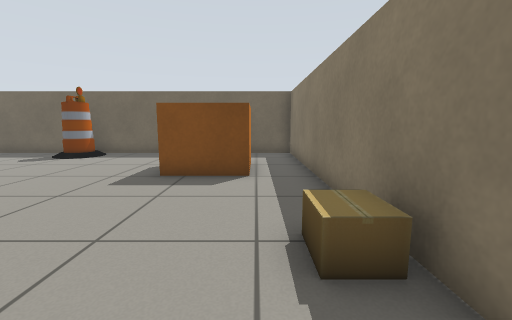
[1] (above)

16 first-person views from a walk through a Gazebo world. The camera is 0.72 m above the floor, tilts 8° down and sees 90° across. Floor lines are 1 m apart. The floor is counted in squares, 0.5 m on a side. Each view is taken from the middle of a square. On the plan, view 1 faces up. The plan holds only what a view shows up to about 13 squares ahead; the rest is blank.

[2]
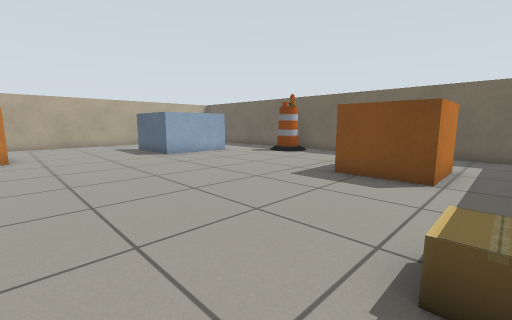

[3]
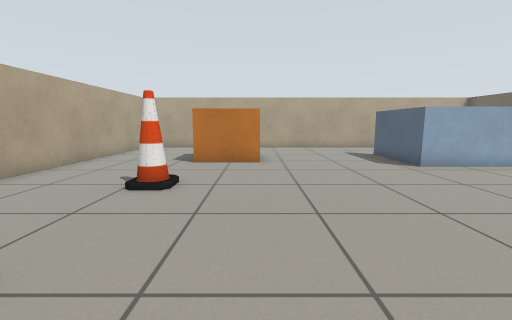

[4]
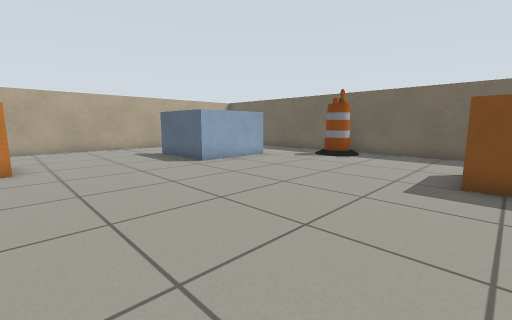

[5]
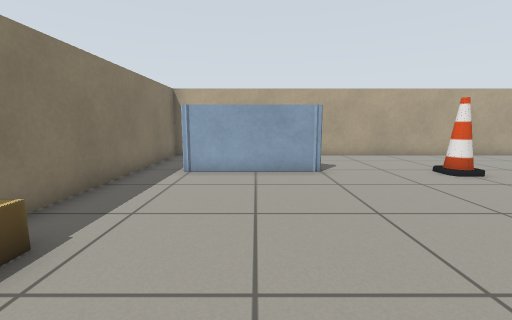

[6]
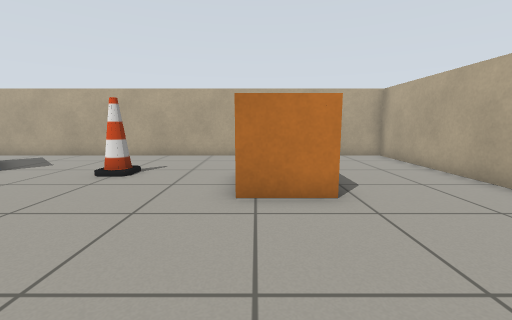

[7]
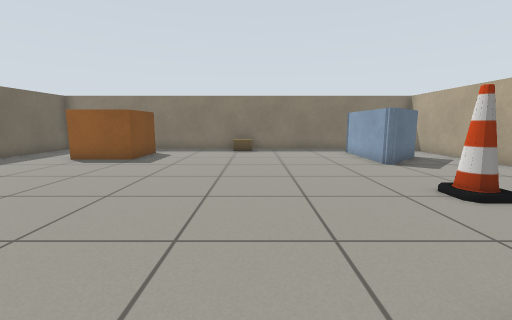

[8]
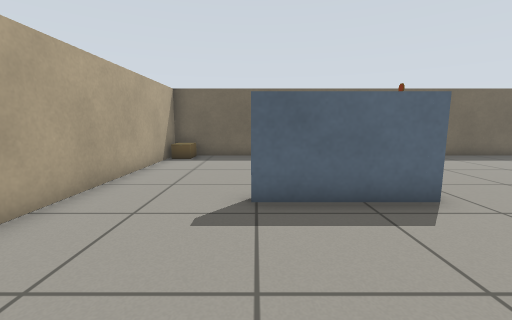

[9]
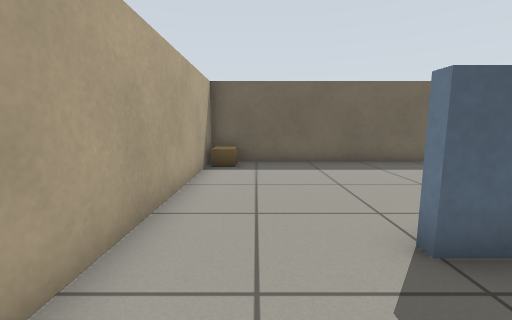

[10]
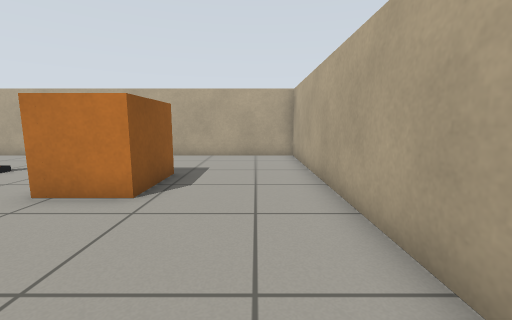

[11]
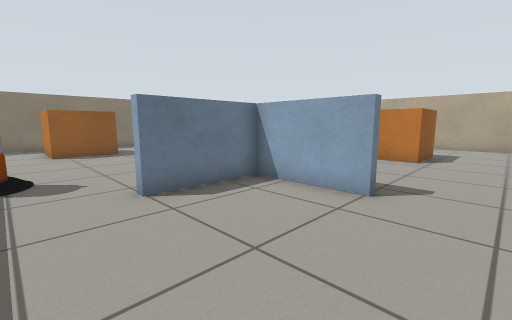

[12]
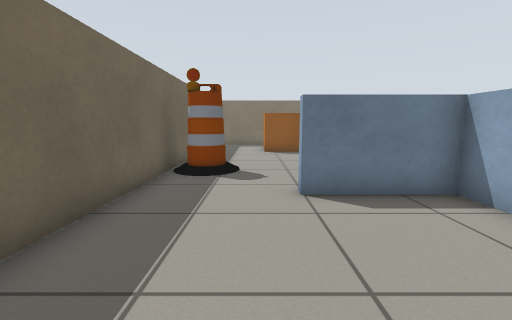

[13]
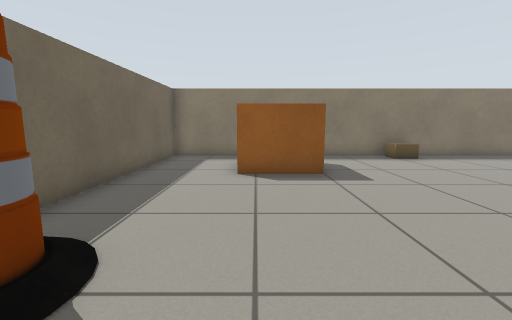

[14]
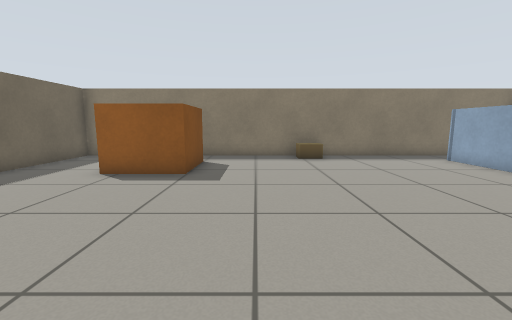

[15]
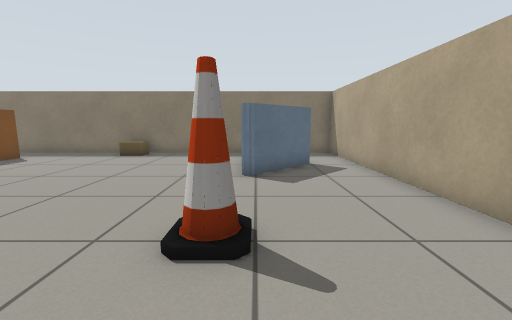

[16]
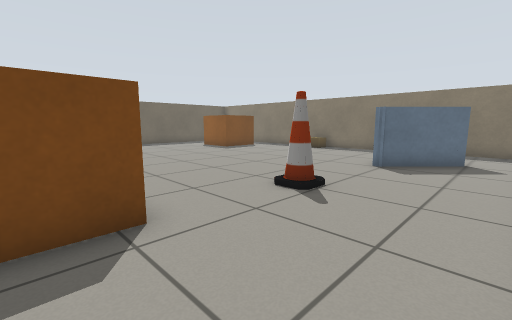

### Floor plan
Ten units are one square. View 1 is at (0, 0); x grows to the right and y downward. Boxes are objects, and circles mark ways between rooms. Rooms are numbered by the first view taken in them; rooms with no view inside come last. Other rooms are left out.
<svg viewBox="-182 -132 204 204">
<path fill="none" stroke="#000" d="M-27 -70 -27 -95 -2 -95 -2 -70 -27 -70M-136 24 -136 -1 -116 -1 -116 24 -131 24M-106 -91 -106 -56 -141 -56M-18 50 -42 27 1 27 3 29M-177 -55 -177 67 17 67 17 -127 -105 -127M-141 -56 -141 -59 -109 -59 -109 -91 -106 -91M-105 -127 -177 -127 -177 -55"/>
<rect x="-85" y="15" width="10" height="10" fill="#bbb"><title>cone</title></rect>
<rect x="-85" y="-125" width="10" height="20" fill="#bbb"><title>barrel</title></rect>
<rect x="5" y="-35" width="10" height="20" fill="#bbb"><title>cardboard box</title></rect>
<rect x="-175" y="-125" width="10" height="10" fill="#bbb"><title>cardboard box</title></rect>
<circle cx="-110" cy="-110" r="3" fill="#2a7"/>
<circle cx="-160" cy="-60" r="3" fill="#2a7"/>
<text x="-70" y="-20">1</text>
<text x="-140" y="-90">2</text>
</svg>
Room 1 opens to room 2.

Where each view was taken, in squares from view 1:
view 1: 0 up, 0 right, facing up
view 2: 0 up, 1 right, facing up-left
view 3: 0 up, 2 left, facing left
view 4: 0 up, 2 left, facing up-left
view 5: 5 up, 2 left, facing down
view 6: 5 up, 12 left, facing down
view 7: 2 up, 13 left, facing right
view 8: 1 up, 14 left, facing up
view 9: 3 up, 16 left, facing up
view 10: 5 up, 16 left, facing down
view 11: 11 up, 16 left, facing down-right
view 12: 10 up, 16 left, facing right
view 13: 9 up, 10 left, facing right
view 14: 5 up, 10 left, facing right
view 15: 3 down, 11 left, facing right
view 16: 6 down, 13 left, facing up-right
